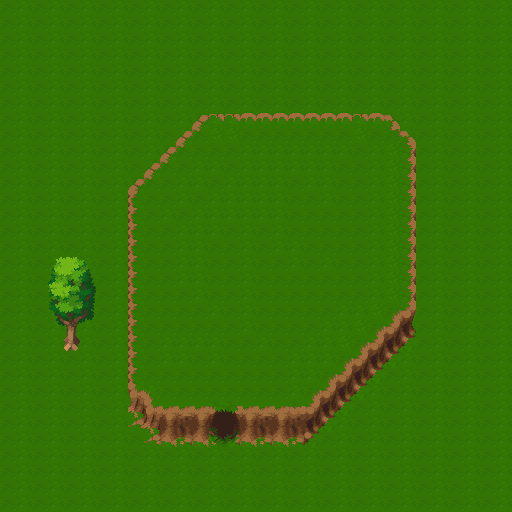

A level layout from a 2D game, rendered from its tile map. Below: a short description, then the map file with tile-grid data replaced by summaries:
An orthogonal 32x32 tile map with 16x16 px tiles, 4 tile layers (Floor1, Floor1Objects, Floor2, ObjectsInFront), 1 hidden layer not drawn, 4 tilesets.

<map version="1.8" tiledversion="1.8.4" orientation="orthogonal" renderorder="right-down" width="32" height="32" tilewidth="16" tileheight="16" infinite="0" nextlayerid="8" nextobjectid="1">
 <tileset firstgid="1" source="../../StandardTileset.tsx" />
 <tileset firstgid="1025" name="GreenWoods" tilewidth="16" tileheight="16" tilecount="625" columns="25">
  <image source="../GreenWoods/Tiles.png" width="400" height="400" />
 </tileset>
 <tileset firstgid="1650" name="WoodsProps" tilewidth="16" tileheight="16" tilecount="625" columns="25">
  <image source="../GreenWoods/Props.png" width="400" height="400" />
 </tileset>
 <tileset firstgid="2275" name="WoodsTrees" tilewidth="16" tileheight="16" tilecount="330" columns="15">
  <image source="../GreenWoods/Trees.png" width="240" height="352" />
 </tileset>
 <layer id="3" name="Floor1" width="32" height="32">
  <data>[1024 cells, 1024 non-empty, 4 distinct tile ids]</data>
 </layer>
 <layer id="5" name="Floor1Objects" width="32" height="32">
  <data>[1024 cells, 4 non-empty, 4 distinct tile ids]</data>
 </layer>
 <layer id="2" name="Floor2" width="32" height="32">
  <data>[1024 cells, 336 non-empty, 50 distinct tile ids]</data>
 </layer>
 <layer id="1" name="GameplayLayer" width="32" height="32" visible="0" tintcolor="#ffffff">
  <data>[1024 cells, 221 non-empty, 6 distinct tile ids]</data>
 </layer>
 <layer id="7" name="ObjectsInFront" width="32" height="32">
  <data>[1024 cells, 14 non-empty, 14 distinct tile ids]</data>
 </layer>
</map>
